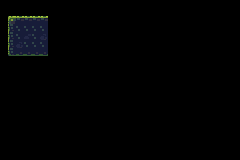

The image is a tile-based game level rendered from a .tmx file. Its description and complete source (layers, tilesets, objects, tile grids) follow:
An orthogonal 30x20 tile map with 8x8 px tiles, 1 tile layer (Tile Layer 1).

<map version="1.10" tiledversion="1.10.2" orientation="orthogonal" renderorder="right-down" width="30" height="20" tilewidth="8" tileheight="8" infinite="0" nextlayerid="2" nextobjectid="1">
 <tileset firstgid="1" source="Tileset1.tsx" />
 <layer id="1" name="Tile Layer 1" width="30" height="20">
  <data encoding="csv">
0,0,0,0,0,0,0,0,0,0,0,0,0,0,0,0,0,0,0,0,0,0,0,0,0,0,0,0,0,0,
0,0,0,0,0,0,0,0,0,0,0,0,0,0,0,0,0,0,0,0,0,0,0,0,0,0,0,0,0,0,
0,13,14,14,14,14,0,0,0,0,0,0,0,0,0,0,0,0,0,0,0,0,0,0,0,0,0,0,0,0,
0,25,26,26,26,26,0,0,0,0,0,0,0,0,0,0,0,0,0,0,0,0,0,0,0,0,0,0,0,0,
0,25,26,3,26,2,0,0,0,0,0,0,0,0,0,0,0,0,0,0,0,0,0,0,0,0,0,0,0,0,
0,25,2,26,26,26,0,0,0,0,0,0,0,0,0,0,0,0,0,0,0,0,0,0,0,0,0,0,0,0,
0,37,38,38,38,38,0,0,0,0,0,0,0,0,0,0,0,0,0,0,0,0,0,0,0,0,0,0,0,0,
0,0,0,0,0,0,0,0,0,0,0,0,0,0,0,0,0,0,0,0,0,0,0,0,0,0,0,0,0,0,
0,0,0,0,0,0,0,0,0,0,0,0,0,0,0,0,0,0,0,0,0,0,0,0,0,0,0,0,0,0,
0,0,0,0,0,0,0,0,0,0,0,0,0,0,0,0,0,0,0,0,0,0,0,0,0,0,0,0,0,0,
0,0,0,0,0,0,0,0,0,0,0,0,0,0,0,0,0,0,0,0,0,0,0,0,0,0,0,0,0,0,
0,0,0,0,0,0,0,0,0,0,0,0,0,0,0,0,0,0,0,0,0,0,0,0,0,0,0,0,0,0,
0,0,0,0,0,0,0,0,0,0,0,0,0,0,0,0,0,0,0,0,0,0,0,0,0,0,0,0,0,0,
0,0,0,0,0,0,0,0,0,0,0,0,0,0,0,0,0,0,0,0,0,0,0,0,0,0,0,0,0,0,
0,0,0,0,0,0,0,0,0,0,0,0,0,0,0,0,0,0,0,0,0,0,0,0,0,0,0,0,0,0,
0,0,0,0,0,0,0,0,0,0,0,0,0,0,0,0,0,0,0,0,0,0,0,0,0,0,0,0,0,0,
0,0,0,0,0,0,0,0,0,0,0,0,0,0,0,0,0,0,0,0,0,0,0,0,0,0,0,0,0,0,
0,0,0,0,0,0,0,0,0,0,0,0,0,0,0,0,0,0,0,0,0,0,0,0,0,0,0,0,0,0,
0,0,0,0,0,0,0,0,0,0,0,0,0,0,0,0,0,0,0,0,0,0,0,0,0,0,0,0,0,0,
0,0,0,0,0,0,0,0,0,0,0,0,0,0,0,0,0,0,0,0,0,0,0,0,0,0,0,0,0,0
</data>
 </layer>
</map>
